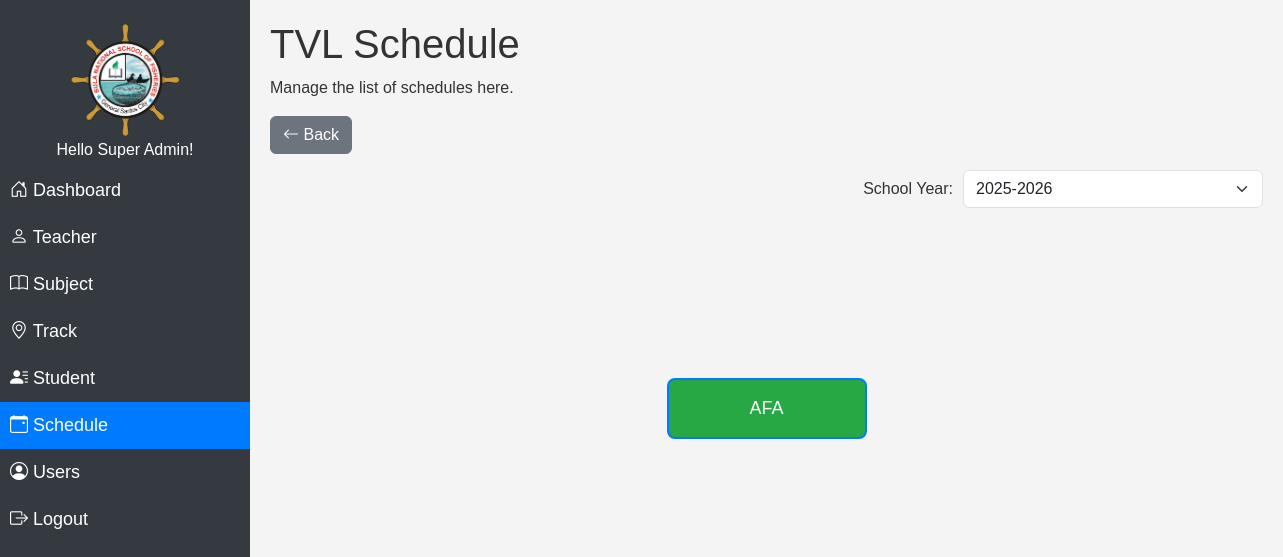
/modules/schedule/sections.php?track=TVL&sy=2025-2026 (signed in), run on an earlier commit of the app's database.
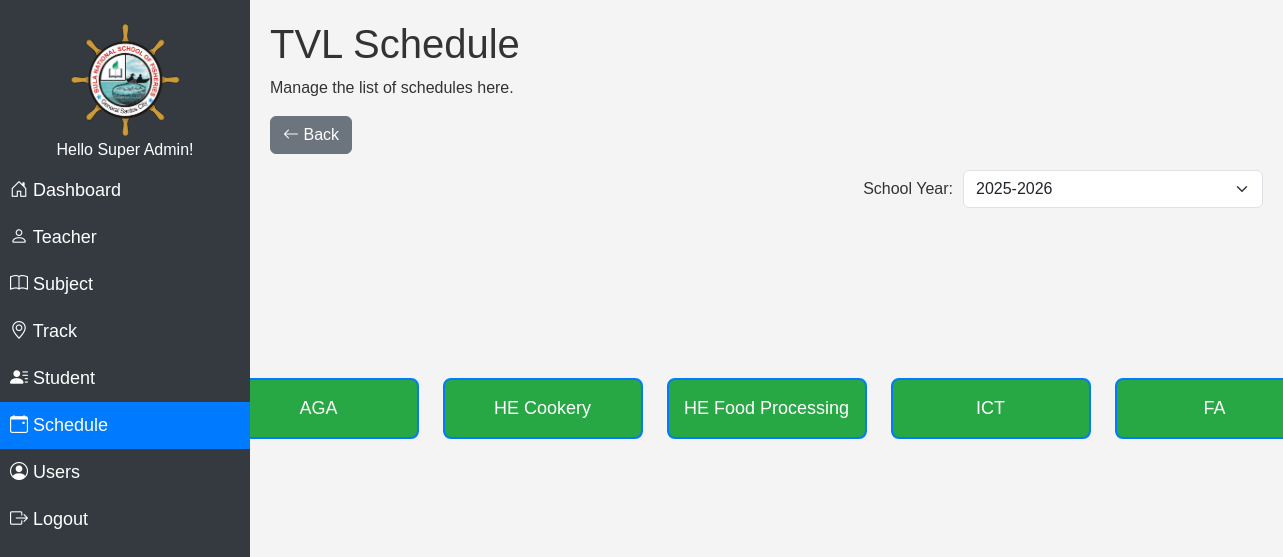
And on a later commit of the database.
### tables this page shows
CREATE TABLE `strand` (
  `id` int(11) NOT NULL,
  `track` varchar(100) NOT NULL,
  `code` varchar(100) NOT NULL,
  `name` varchar(100) NOT NULL,
  `details` varchar(100) NOT NULL,
  `teacher_id` varchar(100) NOT NULL,
  `del_status` varchar(100) NOT NULL
);

### modules/schedule/sections.php (the view, shortened to what this page needs)
<?php
$track = $_GET['track'];
if(isset($_GET['sy'])){
  $sy = $_GET['sy'];
}
?>
<!DOCTYPE html>
<html lang="en">
<head>
  <link rel="stylesheet" href="../../assets/css/navbar.css">
  <link rel="stylesheet" href="../../assets/css/bootstrap5.3.0/bootstrap.min.css">
  <link rel="stylesheet" href="../../assets/css/styles.css">
</head>
<body>
<?php
include "../../db_conn.php";
$query = "SELECT * FROM `strand` WHERE track='$track' AND del_status != 'deleted'";
$result = mysqli_query($conn, $query);
?>
<?php include "../../navbar.php";?>
<div class="content" id="content">
  <h1> <?php echo $track ?> Schedule</h1>
  <p>Manage the list of schedules here.</p>
  <a href="index.php" class="btn btn-secondary mb-3">
    <i class="bi bi-arrow-left"></i> Back
  </a>
<div style="display: flex; justify-content: flex-end; gap: 10px; align-items: center;">
    <label for="adviser">School Year:</label>
    <select name="adviser" id="adviser" class="form-select" style="max-width: 300px;" onchange="redirectToUpdate(this.value)">
    </select>
</div>
  <div id="scheduleSection" class="d-flex justify-content-center align-items-center" style="height: 50vh;">
    <div class="text-center">
      <div class="d-flex justify-content-center gap-4">
      <?php
    while($row = mysqli_fetch_assoc($result)) {
        $code = $row['name'];
    ?>
        <a href="grade.php?track=<?php echo $track;?>&section=<?php echo  $row['id'];?>&quarter=1&sy=<?php echo $sy;?>" class="btn btn-tvl btn-box"><?php echo $code;?></a>
        <?php }?>
      </div>
    </div>
  </div>
</div>
</body>
</html>

What changed in the data, as far as the page shows it:
changed strand: name "AFA" → "AGA"
added strand: name "HE Cookery"
added strand: name "HE Food Processing"
added strand: name "ICT"
added strand: name "FA"
